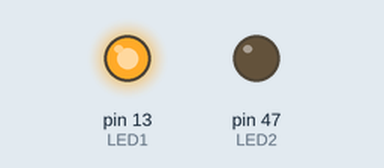
The sketch below on a simulated Arduino Mega 2560, built with avr-gcc and run on an emulated ATmega2560. Shown: output pins drawn as LEDs (lit = HIGH).

Above: at 0.5 s.
At 2.5 s:
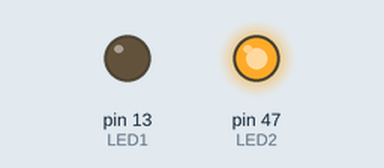
At 3.5 s:
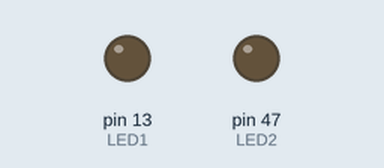
Timing chart, 0 to 5.2 s (numbered marks = the images above):
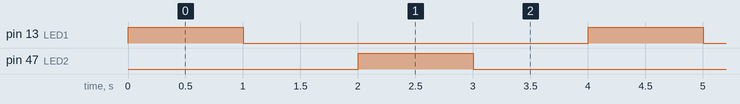

Measured:
- by itself, pin 13 (LED1), pin 47 (LED2): alternates HIGH for 1.0 s and LOW for 3.0 s
- by itself, everything shown: repeats every 4.0 s, in 4 steps

The sketch:

teste_led.ino
```cpp
               int LED1 = 13; // led direita
               int LED2 = 47;//led esquerda


void setup() {
                 pinMode(13, OUTPUT);
                 pinMode(47, OUTPUT);


}

void loop() {

       digitalWrite(LED1, HIGH);
      delay (1000);
       digitalWrite(LED1, LOW);

      delay (1000);

   digitalWrite(LED2, HIGH);
      delay (1000);
       digitalWrite(LED2, LOW);

      delay (1000);


}
```
